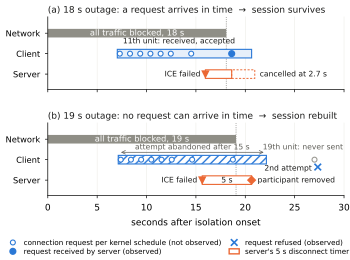

Write the Python code that produced this figure.
#!/usr/bin/env python3
"""Fig. 2: the survival boundary under full isolation on LiveKit, as three constants meeting.

Unlike fig1_reversal.py, nothing plotted here is transcribed: every time is read at run time from
logs/study/removal-race/livekit.json, the per-trial rows written by client/runner/removal-race.mjs
from the trial records and the LiveKit server logs. Times are seconds after isolation onset.

Which trials. One trial per panel, chosen by rule and not by eye: among the retained LiveKit
full-isolation trials of the condition (18 s for panel a, 19 s for panel b) whose server log
settles the order of events, the one with the median server-side ICE-failure time (the lower
median when the count is even).

Observed and not observed. The following are read from records and drawn solid: the isolation,
the client's restart attempts (begin, end, result), the server's ICE failure, the removal of the
participant, and each resume request the server received with its answer. The SYN retransmissions
of the client's connection are NOT in any record (there is no packet capture). They are drawn
hollow, at the times the kernel's documented schedule gives: 0, 1, 2, 3, 4, 5, 7, 11, 19 times
the initial timeout after the connection is opened (Linux v6.18, tcp_syn_linear_timeouts = 4;
see logs/study/removal-race/SERVER-TIMERS.md). The unit is estimated once, from all settled
survivors, as (server receipt - client open) / 11. The one point that is both scheduled and
observed, the request that got through in panel (a), is drawn solid at its observed time.

The script stops before drawing if the records do not have the shape the figure claims: see check().

Reproducibility of the PDF: built with matplotlib 3.9.4 on Python 3.9.1, written without a creation
timestamp. Re-running on that matplotlib version reproduces the committed file byte for byte; a
different version produces a different, equally correct PDF. The Python dependency is not pinned
in this repository.

usage: python3 paper/fig2_boundary.py     (run from anywhere inside the repository; writes fig2_boundary.pdf and .png beside itself)"""
import json, os, sys
import matplotlib
matplotlib.use("Agg")
matplotlib.rcParams["pdf.fonttype"] = 42  # embed TrueType, not Type 3 (IEEE PDF eXpress rejects Type 3)
matplotlib.rcParams["ps.fonttype"] = 42
import matplotlib.pyplot as plt
from matplotlib.lines import Line2D
from matplotlib.patches import Patch

BLUE, ORANGE, INK, MUTED, GREY, LIGHT = "#2a78d6", "#eb6834", "#1a1a19", "#5f5e58", "#8f8e86", "#d9d8d2"
SCHEDULE = [0, 1, 2, 3, 4, 5, 7, 11, 19]  # SYN transmissions, in units of the initial timeout
HERE = os.path.dirname(os.path.abspath(__file__))
rows = [r for r in json.load(open(os.path.join(HERE, "..", "logs", "study", "removal-race", "livekit.json")))
        if r["cohort"] == "retained" and r["mode"] == "all" and r["verdict"] == "as predicted"]

survivors = [r for r in rows if r["regime"] != "R2"]
accepted = lambda r: next(q for q in r["log"]["resumes"] if q["answer"] == "accepted")
UNIT = sum((accepted(r)["t"] - r["log"]["client"]["attempts"][0]["t"]) / 11 for r in survivors) / len(survivors)


def pick(D, rebuilt):
    g = sorted((r for r in rows if r["D"] == D and (r["regime"] == "R2") == rebuilt), key=lambda r: r["log"]["iceFailed"][-1 if not rebuilt else 0])
    return g[(len(g) - 1) // 2], len(g)


def facts(r, rebuilt):
    c, lg = r["log"]["client"], r["log"]
    d = dict(id=f'{r["set"]}/{r["dir"]}', D=r["D"], restore=r["restore"], open=c["attempts"][0]["t"], a1=(c["actions"][0]["t"], c["actions"][0]["end"]), rebuilt=rebuilt)
    d["syn"] = [d["open"] + k * UNIT for k in SCHEDULE]
    if rebuilt:
        d["failed"] = max(f for f in lg["iceFailed"] if f <= lg["removal"]["t"]); d["removal"] = lg["removal"]["t"]
        q = next(q for q in lg["resumes"] if q["t"] >= d["removal"]); d["refused"] = q["t"]; d["a2"] = c["actions"][1]["t"]
        d["rebuild"] = next(a["t"] for a in c["actions"] if a["kind"] == "rebuild")
    else:
        d["failed"] = lg["iceFailed"][-1]; d["received"] = accepted(r)["t"]
    return d


def check(a, b):
    bad = []
    k = min(i for i, t in enumerate(a["syn"]) if t > a["restore"])
    if SCHEDULE[k] != 11: bad.append(f"(a) first schedule point after restore is {SCHEDULE[k]} units, not 11")
    if abs(a["received"] - a["syn"][k]) > 0.1: bad.append(f'(a) request received at {a["received"]:.2f}, schedule point at {a["syn"][k]:.2f}')
    if a["received"] - a["failed"] >= 5.0: bad.append("(a) the resume was received 5 s or more after the ICE failure")
    if abs(b["removal"] - b["failed"] - 5.0) > 0.01: bad.append(f'(b) removal {b["removal"] - b["failed"]:.3f} s after ICE failure, not 5.00')
    if abs(b["a1"][1] - b["a1"][0] - 15.0) > 0.05: bad.append(f'(b) first attempt lasted {b["a1"][1] - b["a1"][0]:.2f} s, not 15')
    if any(b["restore"] < t < b["a1"][1] for t in b["syn"]): bad.append("(b) a schedule point falls between restore and the end of the first attempt")
    if not b["removal"] < b["a2"] <= b["refused"] + 0.05: bad.append("(b) the second attempt does not follow the removal")
    if not (0.9 < UNIT < 1.2): bad.append(f"unit {UNIT:.3f} s is not near 1 s")
    if bad: sys.exit("fig2_boundary: the records do not have the shape this figure claims:\n  " + "\n  ".join(bad))


(ra, na), (rb, nb) = pick(18, False), pick(19, True)
A, B = facts(ra, False), facts(rb, True)
check(A, B)
print(f"unit {UNIT:.3f} s from {len(survivors)} survivors | (a) {A['id']} (median of {na}) | (b) {B['id']} (median of {nb})")
for d in (A, B): print({k: (round(v, 2) if isinstance(v, float) else v) for k, v in d.items() if k != "syn"}, "syn", [round(t, 2) for t in d["syn"]])

plt.rcParams.update({"font.family": "DejaVu Sans", "font.size": 6.5, "axes.linewidth": 0.5})
XMAX = 30.0
LANES = ["Network", "Client", "Server"]; y = {n: len(LANES) - 1 - i for i, n in enumerate(LANES)}
fig, axes = plt.subplots(2, 1, figsize=(3.5, 2.6), sharex=True)
for ax, d in zip(axes, (A, B)):
    bar = lambda lane, t0, t1, **kw: ax.barh(y[lane], t1 - t0, left=t0, height=0.42, **kw)
    bar("Network", 0, d["restore"], color=GREY, edgecolor="none")
    ax.text(d["restore"] / 2, y["Network"], f'all traffic blocked, {d["D"]} s', ha="center", va="center", color="white", fontsize=6)
    ax.axvline(d["restore"], color=MUTED, lw=0.5, ls=":", zorder=0)
    # client: the first restart attempt and the SYN schedule of its one connection
    ok = not d["rebuilt"]
    bar("Client", d["a1"][0], d["a1"][1], color="#e6effa" if ok else "white", edgecolor=BLUE, linewidth=0.8, hatch=None if ok else "////")
    for k, t in zip(SCHEDULE, d["syn"]):
        if t > XMAX: continue
        if ok and k == 11: ax.plot([d["received"]], [y["Client"]], marker="o", color=BLUE, ms=4.2, zorder=4)
        elif t <= d["a1"][1] and not (ok and t > d["received"]): ax.plot([t], [y["Client"]], marker="o", mfc="white", mec=BLUE, mew=0.8, ms=3.6, zorder=4)
        elif not ok: ax.plot([t], [y["Client"]], marker="o", mfc="white", mec=GREY, mew=0.8, ms=3.6, zorder=4, alpha=0.9)
    if ok:
        ax.text(d["received"] + 0.35, y["Client"] + 0.42, "11th unit: received, accepted", ha="right", va="bottom", color=INK, fontsize=5.5)
    else:
        ax.annotate("", xy=(d["a1"][1], y["Client"] + 0.36), xytext=(d["a1"][0], y["Client"] + 0.36), arrowprops=dict(arrowstyle="<->", color=MUTED, lw=0.5))
        ax.text(sum(d["a1"]) / 2, y["Client"] + 0.42, "attempt abandoned after 15 s", ha="center", va="bottom", color=MUTED, fontsize=5.5)
        t19 = d["syn"][-1]
        ax.text(XMAX - 0.1, y["Client"] + 0.42, "19th unit: never sent", ha="right", va="bottom", color=MUTED, fontsize=5.5)
        ax.plot([d["refused"]], [y["Client"] - 0.36], marker="x", color=BLUE, ms=4.8, mew=1.2, zorder=5)
        ax.text(d["refused"] - 0.6, y["Client"] - 0.42, "2nd attempt", ha="right", va="center", color=INK, fontsize=5.5)
    # server: ICE failure arms the 5 s timer; it ends in a removal, or is cancelled by the resume
    end = d["removal"] if d["rebuilt"] else d["received"]
    bar("Server", d["failed"], end, color="white", edgecolor=ORANGE, linewidth=0.8)
    if not d["rebuilt"]:  # the remainder of the 5 s, which did not run because the resume cancelled the timer
        bar("Server", end, d["failed"] + 5.0, color="none", edgecolor=ORANGE, linewidth=0.7, linestyle=(0, (2.2, 1.6)))
    ax.plot([d["failed"]], [y["Server"]], marker="v", color=ORANGE, ms=4.5, zorder=3)
    ax.text(d["failed"] - 0.5, y["Server"], "ICE failed", ha="right", va="center", color=INK, fontsize=5.5)
    if d["rebuilt"]:
        ax.plot([d["removal"]], [y["Server"]], marker="D", color=ORANGE, ms=3.8, zorder=4)
        ax.text((d["failed"] + end) / 2, y["Server"], "5 s", ha="center", va="center", color=INK, fontsize=5.5)
        ax.text(d["removal"] + 0.6, y["Server"], "participant removed", ha="left", va="center", color=INK, fontsize=5.5)
    else:
        ax.text(d["failed"] + 5.0 + 0.5, y["Server"], "cancelled at %.1f s" % (end - d["failed"]), ha="left", va="center", color=INK, fontsize=5.5)
    ax.set_title(("(a) 18 s outage: a request arrives in time  →  session survives" if ok else "(b) 19 s outage: no request can arrive in time  →  session rebuilt"), loc="left", fontsize=6.5, pad=3, color=INK)
    ax.set_yticks([y[n] for n in LANES]); ax.set_yticklabels(LANES, fontsize=6); ax.set_ylim(-0.75, len(LANES) - 0.2); ax.set_xlim(0, XMAX)
    ax.tick_params(length=2, width=0.5); ax.set_axisbelow(True); ax.xaxis.grid(True, color="#ecebe6", lw=0.4)
    for s in ("top", "right"): ax.spines[s].set_visible(False)
axes[-1].set_xlabel("seconds after isolation onset", fontsize=6.5)
fig.legend(handles=[Line2D([], [], marker="o", mfc="white", mec=BLUE, mew=0.8, ls="none", ms=3.6, label="connection request per kernel schedule (not observed)"),
                    Line2D([], [], marker="o", color=BLUE, ls="none", ms=4.2, label="request received by server (observed)"),
                    Line2D([], [], marker="x", color=BLUE, ls="none", ms=4.8, mew=1.2, label="request refused (observed)"),
                    Patch(facecolor="white", edgecolor=ORANGE, label="server's 5 s disconnect timer")],
           loc="lower left", bbox_to_anchor=(0.01, 0.0), ncol=2, frameon=False, fontsize=5.2, handlelength=1.4, columnspacing=0.8, labelspacing=0.3, borderaxespad=0.1)
fig.subplots_adjust(left=0.135, right=0.985, top=0.935, bottom=0.245, hspace=0.46)
out = os.path.join(HERE, "fig2_boundary")
fig.savefig(out + ".pdf", metadata={"CreationDate": None}); fig.savefig(out + ".png", dpi=300)
